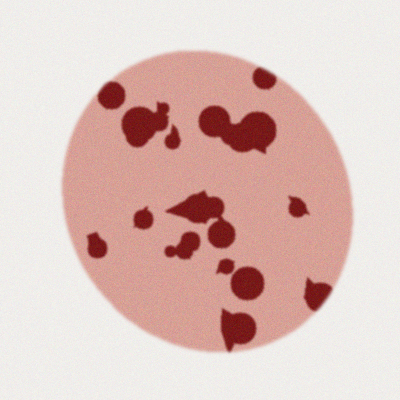
#> input picture samples/AB_neg/anti_a.png, 400 x 400 px
$ python -i detector.py   (imports and definitions only)
#> lines starting #> are read from the running program, lines starting #| are printed output that depends on the picture; after the words box and inside, x2 and y2 are one past the last pixel; in counts of white or black regions, pixels touching at a corner belong together
#> further down, picture is the input picture: shape (400, 400, 3); mean B, G, R 189.4, 194.7, 222.2
"""Detect agglutination in a blood-slide image and work out the blood group.

How the slide test works
------------------------
Three drops of the same blood are mixed with three reagents:
  * Anti-A  -> clumps (agglutinates) if the blood has A antigen
  * Anti-B  -> clumps if the blood has B antigen
  * Anti-D  -> clumps if the blood is Rh positive

| Anti-A | Anti-B | Group |
|--------|--------|-------|
|  yes   |   no   |   A   |
|   no   |  yes   |   B   |
|  yes   |  yes   |  AB   |
|   no   |   no   |   O   |
plus "+" if Anti-D clumps, "-" if it does not.

Image pipeline (one drop)
-------------------------
1. Green plane: red cells absorb green light, so cells look dark and the
   background looks bright in the green channel. Best contrast of R, G, B.
2. Drop mask: blur, threshold, keep the largest blob = the drop.
3. Inside the drop, Otsu threshold separates dark cell clumps from the
   lighter liquid between them.
4. Morphological opening removes speckle noise; closing joins broken clumps.
5. Connected-component analysis counts the clumps and measures them.
6. Decision: an agglutinated drop has several clear clumps AND a large
   brightness variation; a smooth drop has neither.
"""
from dataclasses import dataclass, field

import cv2
import numpy as np


@dataclass
class Thresholds:
    min_clump_area: int = 40       # pixels; smaller blobs are noise
    min_clumps: int = 4            # at least this many clumps
    min_variation: float = 0.24    # std / mean of green values inside the drop
    min_gap_ratio: float = 0.12    # share of the drop that is clear liquid between clumps


@dataclass
class DropResult:
    agglutinated: bool
    clumps: int
    variation: float
    gap_ratio: float
    masks: dict = field(default_factory=dict, repr=False)  # intermediate images for the GUI


def green_plane(bgr: np.ndarray) -> np.ndarray:
    return bgr[:, :, 1]
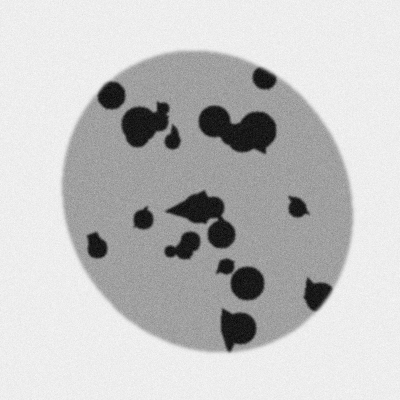
#> returned value: shape (400, 400); min 2, max 250, mean 194.7


def drop_mask(green: np.ndarray) -> np.ndarray:
    """Binary mask (255 = drop) of the largest dark region in the image."""
    blur = cv2.GaussianBlur(green, (31, 31), 0)
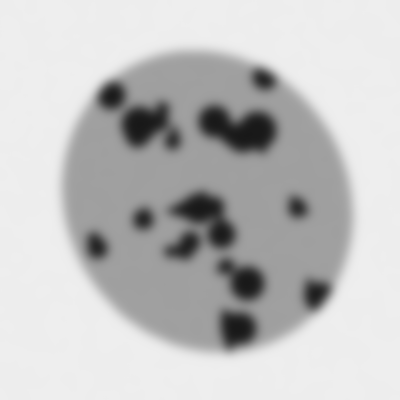
#> blur: shape (400, 400); min 24, max 238, mean 194.7
    _, mask = cv2.threshold(blur, 0, 255, cv2.THRESH_BINARY_INV + cv2.THRESH_OTSU)
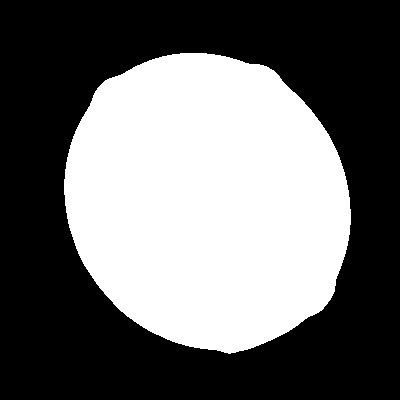
#> mask: shape (400, 400); 42% white; 1 white region, box (x1, y1, x2, y2) and area: (64, 53, 351, 354) 67160
    n, labels, stats, _ = cv2.connectedComponentsWithStats(mask)
#> n = 2; stats = [[0, 0, 400, 400, 92840], [64, 53, 287, 301, 67160]]
    if n <= 1:
        return np.full_like(green, 255)  # no clear drop: use the whole image
    largest = 1 + int(np.argmax(stats[1:, cv2.CC_STAT_AREA]))
#> largest = 1
    mask = np.where(labels == largest, 255, 0).astype(np.uint8)
    # shrink a little so the bright rim of the drop does not count as gaps
    return cv2.erode(mask, cv2.getStructuringElement(cv2.MORPH_ELLIPSE, (15, 15)))
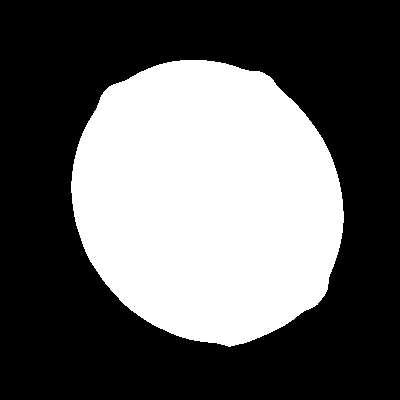
#> returned value: shape (400, 400); 37.9% white; 1 white region, box (x1, y1, x2, y2) and area: (71, 60, 344, 347) 60718


def analyse_drop(bgr: np.ndarray, t: Thresholds = Thresholds()) -> DropResult:
    green = green_plane(bgr)
    mask = drop_mask(green)
    inside = green[mask > 0]
    if inside.size == 0:
        raise ValueError("could not find the drop in the image")

    variation = float(inside.std() / max(inside.mean(), 1.0))
#> variation = 0.367

    # Otsu threshold computed only on pixels inside the drop
    otsu, _ = cv2.threshold(inside.reshape(-1, 1), 0, 255, cv2.THRESH_BINARY + cv2.THRESH_OTSU)
#> otsu = 94
    clumps = np.where((green < otsu) & (mask > 0), 255, 0).astype(np.uint8)
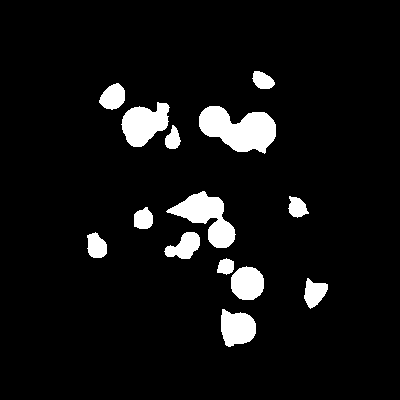
#> clumps: shape (400, 400); 6.8% white; 14 white regions, largest, box (x1, y1, x2, y2) and area: (199, 106, 276, 154) 2386, (166, 191, 236, 248) 1758, (121, 102, 170, 147) 1424

    kernel = cv2.getStructuringElement(cv2.MORPH_ELLIPSE, (5, 5))
    clean = cv2.morphologyEx(clumps, cv2.MORPH_OPEN, kernel)
#> clean: shape (400, 400); 6.7% white; 14 white regions, largest, box (x1, y1, x2, y2) and area: (199, 106, 276, 153) 2381, (168, 191, 235, 248) 1748, (122, 103, 169, 147) 1414
    clean = cv2.morphologyEx(clean, cv2.MORPH_CLOSE, kernel)
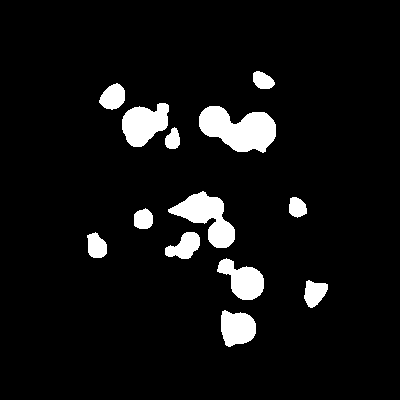
#> clean: shape (400, 400); 6.7% white; 13 white regions, largest, box (x1, y1, x2, y2) and area: (199, 106, 276, 153) 2384, (168, 191, 235, 248) 1757, (122, 103, 169, 147) 1417

    n, _, stats, _ = cv2.connectedComponentsWithStats(clean)
#> n = 14; stats = 14 rows, first 6: [0, 0, 400, 400, 149242], [253, 71, 22, 18, 288], [99, 83, 26, 27, 497], [122, 103, 47, 44, 1417], [199, 106, 77, 47, 2384], [165, 127, 15, 22, 239]
    areas = stats[1:, cv2.CC_STAT_AREA]
#> areas = [288, 497, 1417, 2384, 239, 1757, 287, 324, 393, 590, 1128, 454, 1000]
    count = int((areas >= t.min_clump_area).sum())
#> count = 13
    gap_ratio = 1.0 - float((clean > 0).sum()) / float((mask > 0).sum())
#> gap_ratio = 0.823

    agglutinated = count >= t.min_clumps and variation >= t.min_variation and gap_ratio >= t.min_gap_ratio
#> agglutinated = True
    return DropResult(agglutinated, count, round(variation, 3), round(gap_ratio, 3),
                      masks={"green": green, "drop": mask, "clumps": clean})


def blood_group(anti_a: bool, anti_b: bool, anti_d: bool) -> str:
    abo = {(True, False): "A", (False, True): "B", (True, True): "AB", (False, False): "O"}[(anti_a, anti_b)]
    return abo + ("+" if anti_d else "-")


def detect(anti_a_img: np.ndarray, anti_b_img: np.ndarray, anti_d_img: np.ndarray, t: Thresholds = Thresholds()):
    """Return (blood group, {reagent: DropResult})."""
    results = {name: analyse_drop(img, t) for name, img in
               [("Anti-A", anti_a_img), ("Anti-B", anti_b_img), ("Anti-D", anti_d_img)]}
    group = blood_group(results["Anti-A"].agglutinated, results["Anti-B"].agglutinated, results["Anti-D"].agglutinated)
    return group, results

>>> import cv2
>>> picture = cv2.imread('../samples/AB_neg/anti_a.png')
>>> result = analyse_drop(picture)

$ run again, on samples/AB_neg/anti_b.png
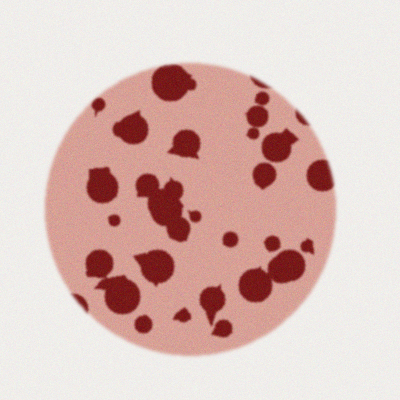
#> input picture samples/AB_neg/anti_b.png, 400 x 400 px
#> picture is the input picture: shape (400, 400, 3); mean B, G, R 186.8, 191.8, 219.8
#> in drop_mask, `_, mask = cv2.threshold(blur, 0, 255, cv2.THRESH_BINARY_INV + cv2.THRE..`:
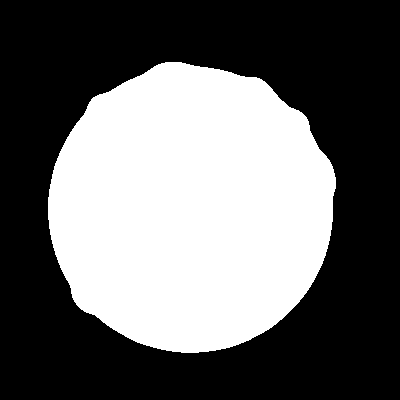
#> mask: shape (400, 400); 40.6% white; 1 white region, box (x1, y1, x2, y2) and area: (48, 62, 336, 353) 65006
#> in drop_mask, `n, labels, stats, _ = cv2.connectedComponentsWithStats(mask)`: n = 2; stats = [[0, 0, 400, 400, 94994], [48, 62, 288, 291, 65006]]
#> largest = 1
#> variation = 0.447
#> otsu = 94
#> clumps: shape (400, 400); 9.3% white; 26 white regions (3 under 20 px), largest, box (x1, y1, x2, y2) and area: (136, 173, 190, 242) 2060, (238, 250, 305, 303) 1885, (86, 250, 141, 314) 1834
#> in analyse_drop, `clean = cv2.morphologyEx(clumps, cv2.MORPH_OPEN, kernel)`:
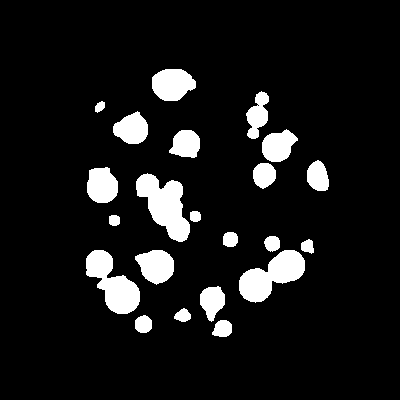
#> clean: shape (400, 400); 9.2% white; 22 white regions, largest, box (x1, y1, x2, y2) and area: (136, 173, 190, 242) 2047, (239, 250, 305, 303) 1878, (86, 250, 140, 314) 1818
#> in analyse_drop, `n, _, stats, _ = cv2.connectedComponentsWithStats(clean)`: n = 18; stats = 18 rows, first 6: [0, 0, 400, 400, 145170], [152, 69, 44, 32, 1083], [246, 91, 23, 48, 669], [95, 101, 10, 12, 83], [113, 111, 35, 33, 812], [253, 129, 45, 60, 1296]
#> areas = 17 values, max 2244 at index 11, min 83 at index 2, mean 872.4
#> count = 17
#> gap_ratio = 0.747
#> agglutinated = True
